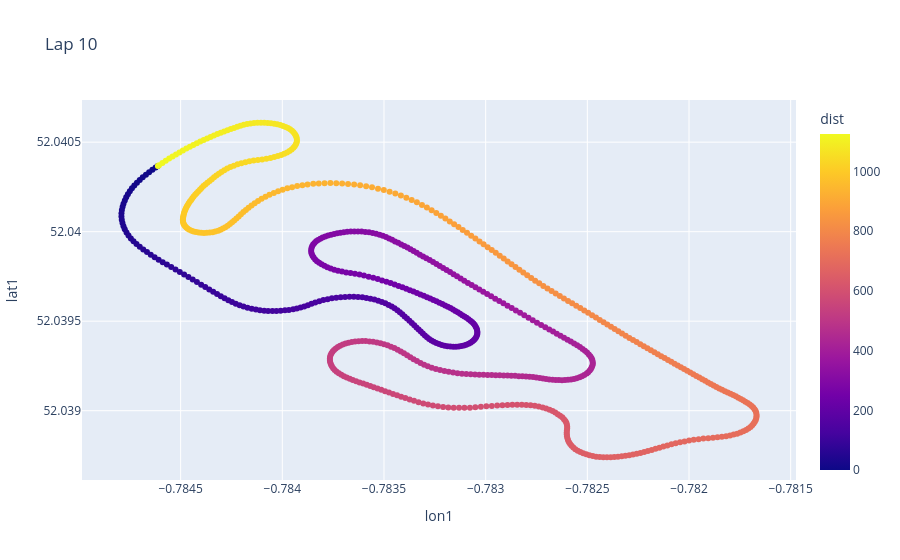

Write notebook code for a chart like this one.
### Code cell
df = pd.DataFrame({
    "lat1": [p.point.lat for p in lap10.points], "lon1": [p.point.lon for p in lap10.points], "dist": [p for p in lap10.cum_distances]
})
px.scatter(df, x="lon1", y="lat1", color="dist", title="Lap 10")

### Figure 1 — Plotly figure (JSON) as saved in the notebook; plotly's stock layout.template omitted (floating-point values rounded to 4 significant figures; data arrays with more than 128 entries replaced by an {"elided": "..."} marker saying what was removed)
{"data": [{"hovertemplate": "lon1=%{x}<br>lat1=%{y}<br>dist=%{marker.color}<extra></extra>", "legendgroup": "", "marker": {"color": {"elided": "762 float values"}, "coloraxis": "coloraxis", "symbol": "circle"}, "mode": "markers", "name": "", "orientation": "v", "showlegend": false, "type": "scatter", "x": {"elided": "762 float values"}, "xaxis": "x", "y": {"elided": "762 float values"}, "yaxis": "y"}], "layout": {"coloraxis": {"colorbar": {"title": {"text": "dist"}}, "colorscale": [[0, "#0d0887"], [0.1111, "#46039f"], [0.2222, "#7201a8"], [0.3333, "#9c179e"], [0.4444, "#bd3786"], [0.5556, "#d8576b"], [0.6667, "#ed7953"], [0.7778, "#fb9f3a"], [0.8889, "#fdca26"], [1, "#f0f921"]]}, "legend": {"tracegroupgap": 0}, "title": {"text": "Lap 10"}, "xaxis": {"anchor": "y", "domain": [0, 1], "title": {"text": "lon1"}}, "yaxis": {"anchor": "x", "domain": [0, 1], "title": {"text": "lat1"}}}}
